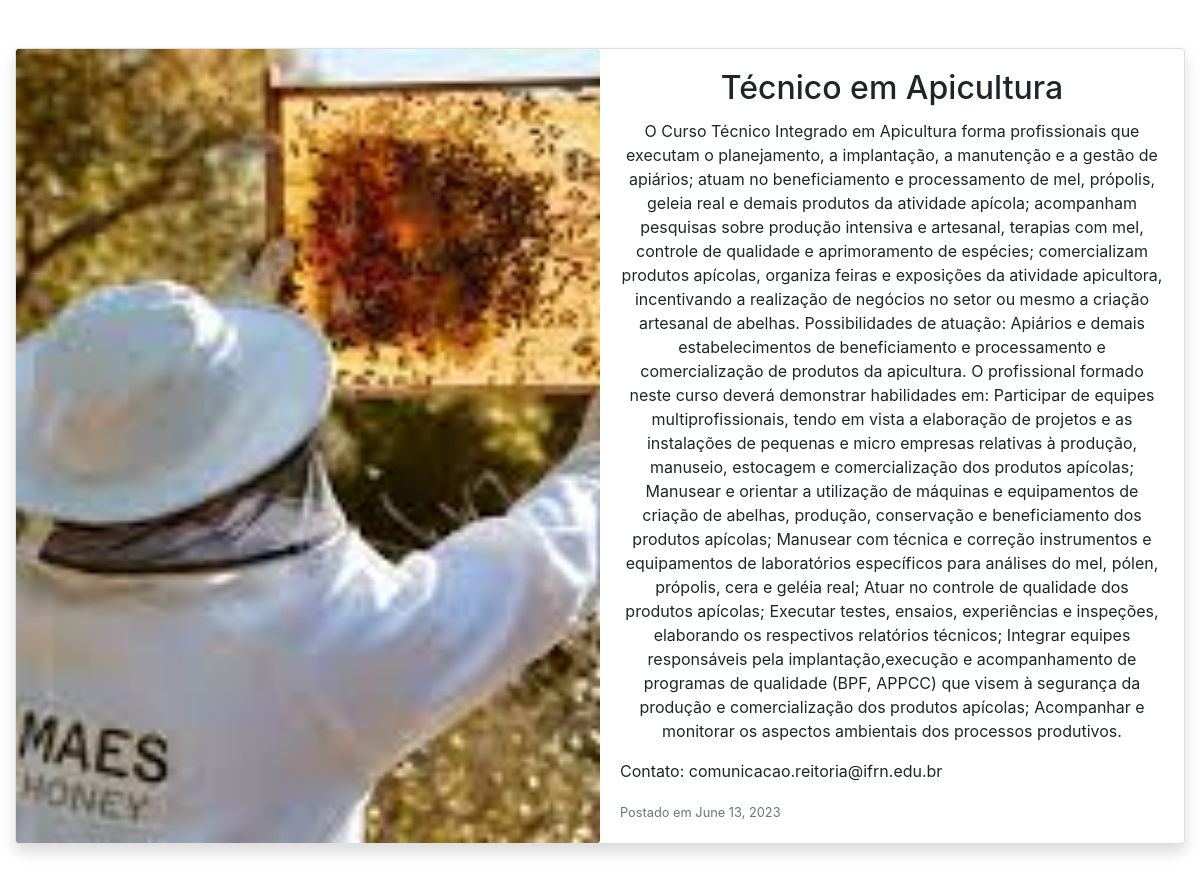
/detalhecurso/3, run on the app's committed database.
### curso/models.py (models this page shows, shortened)
class Curso(models.Model):
    nome = models.CharField(max_length = 100)
    descricao = models.TextField()
    data_criacao = models.DateField()
    acesso = models.EmailField()
    imagem = models.ImageField(upload_to = 'imagens')

### curso/views.py (the view)
# urls.py: path('detalhecurso/<int:id_curso>', detalhe_curso, name = 'detalhe_curso'),
def detalhe_curso(request, id_curso):
    curso = get_object_or_404(Curso, id = id_curso)
    context = {'objeto' : curso}
    return render(request,'curso/detalhecurso.html',context)

### curso/templates/curso/detalhecurso.html (shortened to what this page needs)
<!DOCTYPE html>
<html lang="pt-br">
<head>
    <link rel="stylesheet" href="https://stackpath.bootstrapcdn.com/bootstrap/4.3.1/css/bootstrap.min.css">
</head>
<body>
    <div class="container-fluid py-5">
        <div class="row">
            <div class="col-12">
                <div class="card mb-4 shadow">
                    <div class="row no-gutters">
                        <div class="col-lg-6">
                            <img class="card-img" src="{{ objeto.imagem.url }}" alt="Imagem do Curso" style="object-fit: cover; height: 100%;">
                        </div>
                        <div class="col-lg-6">
                            <div class="card-body">
                                <h2 class="card-title" style="text-align: center;">{{ objeto.nome }}</h2>
                                <p class="card-text" style="text-align: center;">{{ objeto.descricao }}</p>
                                <p class="card-text">Contato: {{ objeto.acesso }}</p>
                                <p class="card-text">
                                    <small class="text-muted">Postado em {{ objeto.data_criacao }}</small>
                                </p>
                            </div>
                        </div>
                    </div>
                </div>
            </div>
        </div>
    </div>
</body>
</html>

### data on the page
Curso: imagem (picture), nome "Técnico em Apicultura", descricao "O Curso Técnico Integrado em Apicultura forma profissionais que executam o planejamento, a implantação, a manutenção e a gestão de apiários; atuam no beneficiamento e processamento de mel, própolis, geleia real e demais produtos da atividade apícola; acompanham pesquisas sobre produção intensiva e artesanal, terapias com mel, controle de qualidade e aprimoramento de espécies; comercializam produtos apícolas, organiza feiras e exposições da atividade apicultora, incentivando a realização de negócios no setor ou mesmo a criação artesanal de abelhas. Possibilidades de atuação: Apiários e demais estabelecimentos de beneficiamento e processamento e comercialização de produtos da apicultura. O…", acesso "comunicacao.reitoria@ifrn.edu.br", data_criacao "June 13, 2023"
